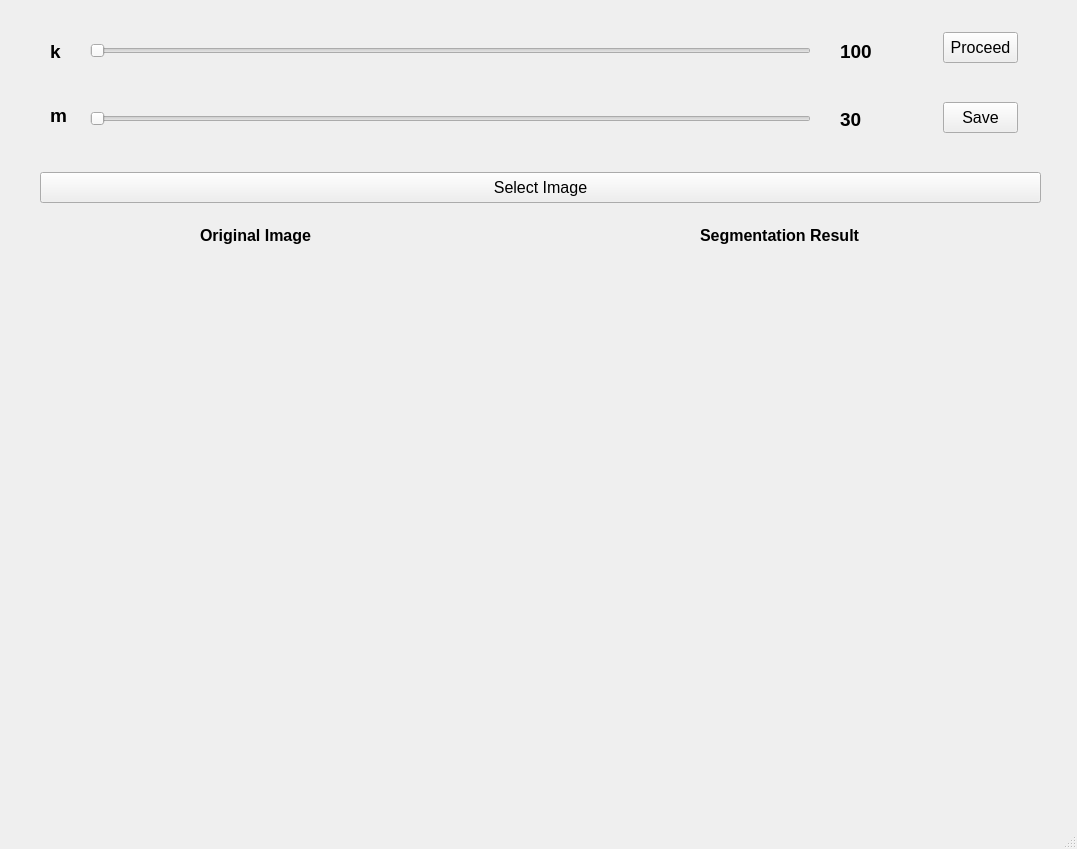
<?xml version="1.0" encoding="UTF-8"?>
<ui version="4.0">
 <class>MainWindow</class>
 <widget class="QMainWindow" name="MainWindow">
  <property name="geometry">
   <rect>
    <x>0</x>
    <y>0</y>
    <width>1077</width>
    <height>849</height>
   </rect>
  </property>
  <property name="windowTitle">
   <string>MainWindow</string>
  </property>
  <widget class="QWidget" name="centralwidget">
   <widget class="QLabel" name="k_label">
    <property name="geometry">
     <rect>
      <x>50</x>
      <y>40</y>
      <width>20</width>
      <height>23</height>
     </rect>
    </property>
    <property name="font">
     <font>
      <pointsize>14</pointsize>
      <weight>75</weight>
      <bold>true</bold>
     </font>
    </property>
    <property name="text">
     <string>k</string>
    </property>
   </widget>
   <widget class="QLabel" name="m_label">
    <property name="geometry">
     <rect>
      <x>50</x>
      <y>100</y>
      <width>21</width>
      <height>31</height>
     </rect>
    </property>
    <property name="font">
     <font>
      <pointsize>14</pointsize>
      <weight>75</weight>
      <bold>true</bold>
     </font>
    </property>
    <property name="text">
     <string>m</string>
    </property>
   </widget>
   <widget class="QLabel" name="m_value">
    <property name="geometry">
     <rect>
      <x>840</x>
      <y>108</y>
      <width>91</width>
      <height>23</height>
     </rect>
    </property>
    <property name="font">
     <font>
      <pointsize>14</pointsize>
      <weight>75</weight>
      <bold>true</bold>
     </font>
    </property>
    <property name="text">
     <string>30</string>
    </property>
   </widget>
   <widget class="QPushButton" name="proceed_button">
    <property name="geometry">
     <rect>
      <x>943</x>
      <y>32</y>
      <width>75</width>
      <height>31</height>
     </rect>
    </property>
    <property name="font">
     <font>
      <pointsize>12</pointsize>
     </font>
    </property>
    <property name="text">
     <string>Proceed</string>
    </property>
   </widget>
   <widget class="QPushButton" name="save_button">
    <property name="geometry">
     <rect>
      <x>943</x>
      <y>102</y>
      <width>75</width>
      <height>31</height>
     </rect>
    </property>
    <property name="font">
     <font>
      <pointsize>12</pointsize>
     </font>
    </property>
    <property name="text">
     <string>Save</string>
    </property>
   </widget>
   <widget class="QLabel" name="k_value">
    <property name="geometry">
     <rect>
      <x>840</x>
      <y>40</y>
      <width>91</width>
      <height>23</height>
     </rect>
    </property>
    <property name="font">
     <font>
      <pointsize>14</pointsize>
      <weight>75</weight>
      <bold>true</bold>
     </font>
    </property>
    <property name="text">
     <string>100</string>
    </property>
   </widget>
   <widget class="QSlider" name="m_bar">
    <property name="geometry">
     <rect>
      <x>90</x>
      <y>108</y>
      <width>721</width>
      <height>22</height>
     </rect>
    </property>
    <property name="orientation">
     <enum>Qt::Horizontal</enum>
    </property>
   </widget>
   <widget class="QSlider" name="k_bar">
    <property name="geometry">
     <rect>
      <x>90</x>
      <y>40</y>
      <width>721</width>
      <height>22</height>
     </rect>
    </property>
    <property name="orientation">
     <enum>Qt::Horizontal</enum>
    </property>
   </widget>
   <widget class="QPushButton" name="select_button">
    <property name="geometry">
     <rect>
      <x>40</x>
      <y>172</y>
      <width>1001</width>
      <height>31</height>
     </rect>
    </property>
    <property name="font">
     <font>
      <pointsize>12</pointsize>
     </font>
    </property>
    <property name="text">
     <string>Select Image</string>
    </property>
   </widget>
   <widget class="QLabel" name="originview">
    <property name="geometry">
     <rect>
      <x>10</x>
      <y>260</y>
      <width>501</width>
      <height>521</height>
     </rect>
    </property>
    <property name="text">
     <string/>
    </property>
    <property name="alignment">
     <set>Qt::AlignCenter</set>
    </property>
   </widget>
   <widget class="QLabel" name="segmentationview">
    <property name="geometry">
     <rect>
      <x>540</x>
      <y>260</y>
      <width>521</width>
      <height>521</height>
     </rect>
    </property>
    <property name="text">
     <string/>
    </property>
    <property name="alignment">
     <set>Qt::AlignCenter</set>
    </property>
   </widget>
   <widget class="QLabel" name="label_1">
    <property name="geometry">
     <rect>
      <x>200</x>
      <y>220</y>
      <width>131</width>
      <height>31</height>
     </rect>
    </property>
    <property name="font">
     <font>
      <pointsize>12</pointsize>
      <weight>75</weight>
      <bold>true</bold>
     </font>
    </property>
    <property name="text">
     <string>Original Image</string>
    </property>
   </widget>
   <widget class="QLabel" name="label_2">
    <property name="geometry">
     <rect>
      <x>700</x>
      <y>220</y>
      <width>191</width>
      <height>31</height>
     </rect>
    </property>
    <property name="font">
     <font>
      <pointsize>12</pointsize>
      <weight>75</weight>
      <bold>true</bold>
     </font>
    </property>
    <property name="text">
     <string>Segmentation Result</string>
    </property>
   </widget>
  </widget>
  <widget class="QMenuBar" name="menubar">
   <property name="geometry">
    <rect>
     <x>0</x>
     <y>0</y>
     <width>1077</width>
     <height>21</height>
    </rect>
   </property>
  </widget>
  <widget class="QStatusBar" name="statusbar"/>
  <action name="actionOpen">
   <property name="text">
    <string>Open</string>
   </property>
  </action>
 </widget>
 <resources/>
 <connections/>
</ui>
